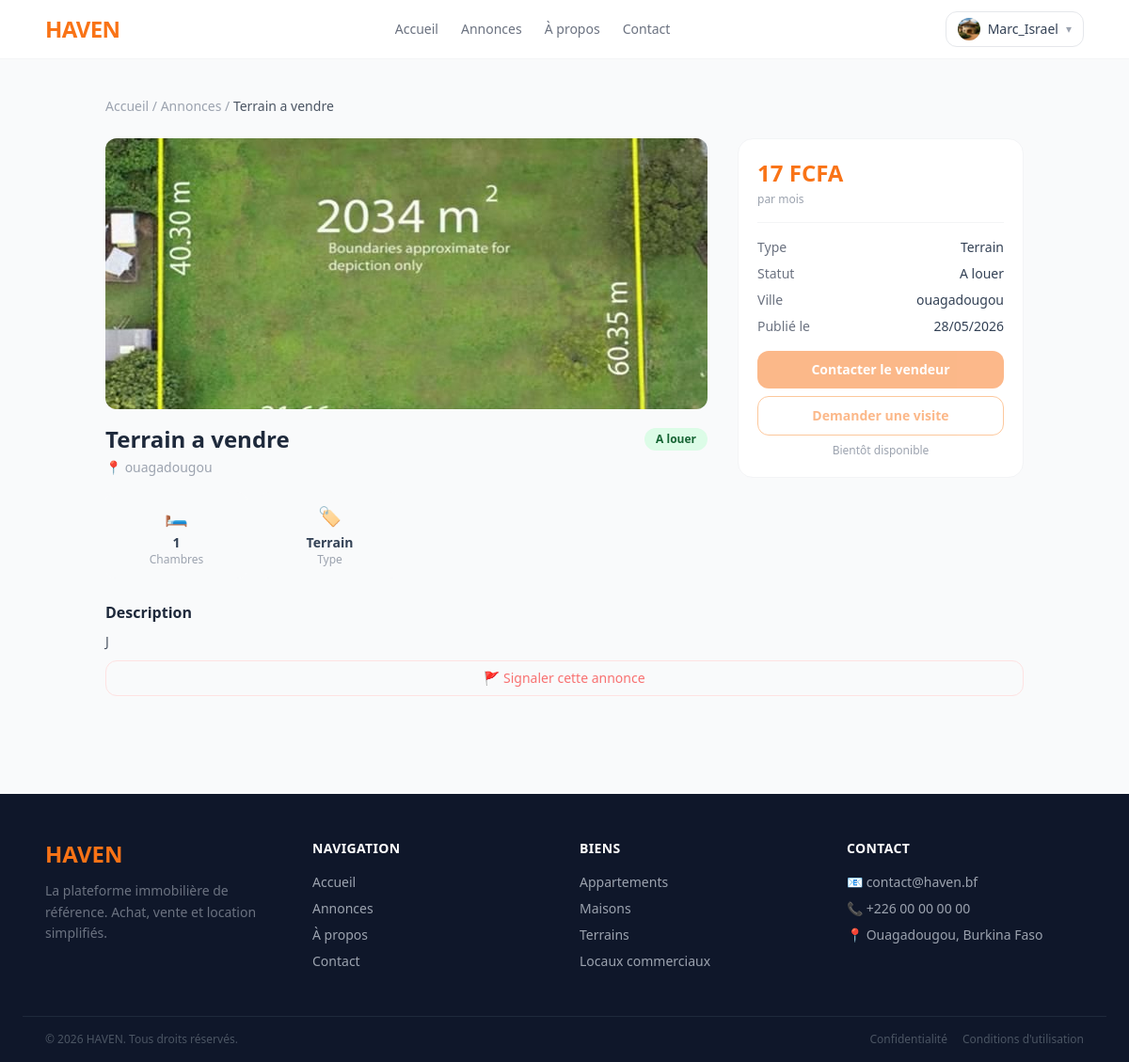
Before: /detail/23/ (signed in) with the older database file.
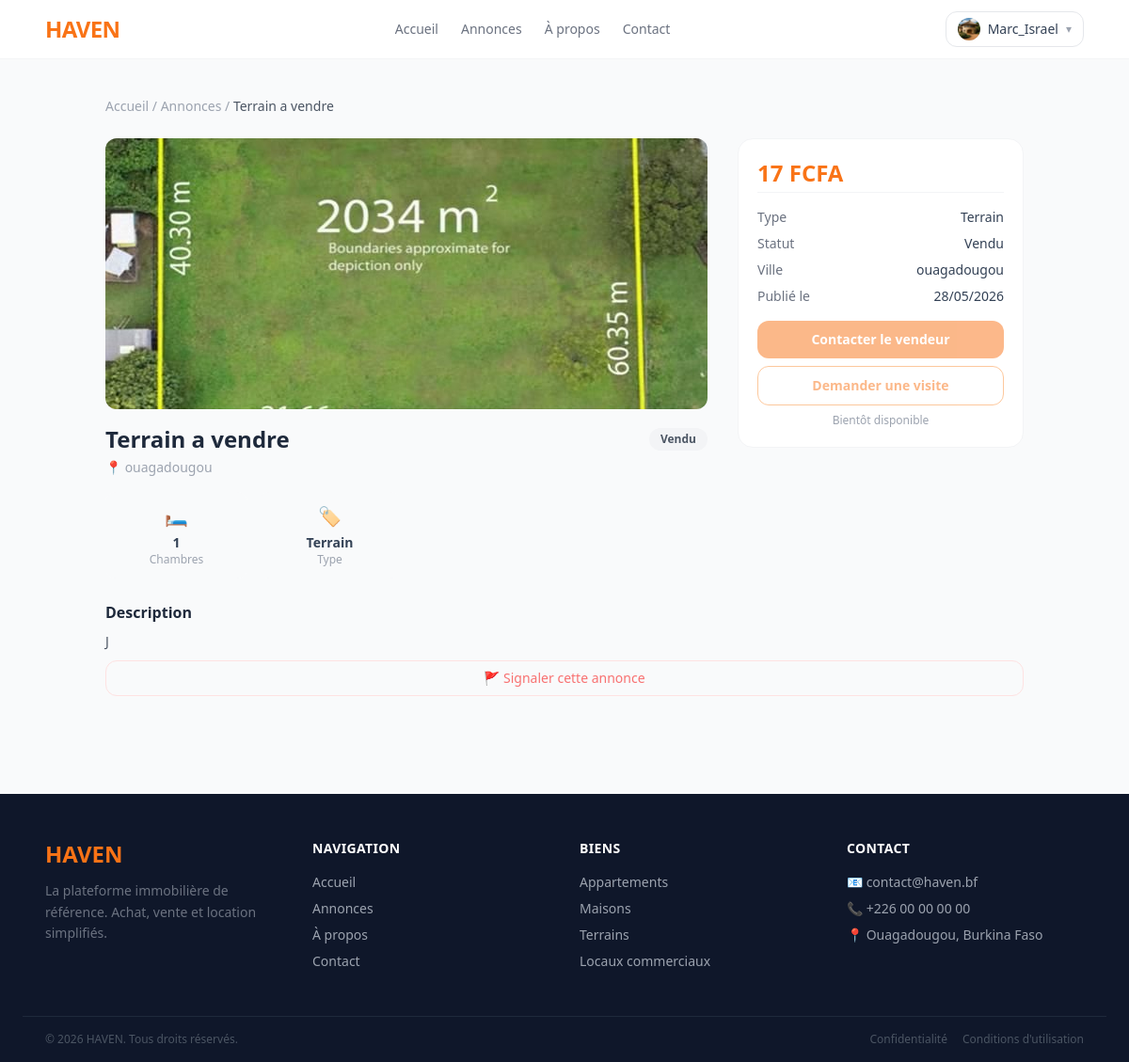
After: the same page with the newer database file.
### apps/listings/models.py (models this page shows, shortened)
class Listing(models.Model):
    STATUS = [
        ('En vente', 'En vente'),
        ('A louer', 'A louer'),
        ('Vendu', 'Vendu'),
        ('Loué', 'Loué'),
    ]
    TYPES = [
        ('Appartement', 'Appartement'),
        ('Maison', 'Maison'),
        ('Local commercial', 'Local commercial'),
        ('Terrain', 'Terrain'),
    ]
    user = models.ForeignKey(settings.AUTH_USER_MODEL,
                            on_delete=models.CASCADE)
    title = models.CharField(max_length=255)
    description = models.TextField()
    property_type = models.CharField(max_length=20, choices=TYPES)
    status = models.CharField(max_length=20, choices=STATUS)
    price = models.DecimalField(max_digits=14,decimal_places=2)
    bathrooms = models.IntegerField()
    bedrooms = models.IntegerField()
    is_available = models.BooleanField(default=True)
    city = models.CharField(max_length=255)
    longitude = models.DecimalField(max_digits=9, decimal_places=6)
    latitude = models.DecimalField(max_digits=9, decimal_places=6)
    created_at = models.DateTimeField(auto_now_add=True)
    area = models.DecimalField(max_digits=8, decimal_places=2, null=True, blank=True)
    is_approved = models.BooleanField(default=False)
    class Meta:
        ordering = ['-created_at']

### apps/listings/views.py (the view)
# urls.py: path('detail/<int:id>/',views.detail,name='listing_detail'),
def detail(request,id):
    listing = get_object_or_404(Listing,id=id)
    images = listing.images.all()
    similars = Listing.objects.filter(
        property_type=listing.property_type,
        city=listing.city
    ).exclude(id=listing.id)[:4]
    context = {
        'listing': listing,
        'images': images,
        'similars': similars,
        'report_reasons': Report.REASONS,
    }
    return render(request, 'listings/details.html', context=context)

### templates/listings/details.html (shortened to what the changed rows need)
{% extends 'base.html' %}
{% block content %}
<div class="max-w-5xl mx-auto px-6 py-10">
    <p class="text-sm text-gray-400 mb-6">
        <a href="{% url 'home' %}" class="hover:text-orange-500">Accueil</a> /
        <a href="{% url 'search' %}" class="hover:text-orange-500">Annonces</a> /
        <span class="text-gray-600">{{ listing.title }}</span>
    </p>
    <div class="grid grid-cols-1 lg:grid-cols-3 gap-8">
        <div class="lg:col-span-2">
            <div class="flex items-start justify-between mb-4">
                <div>
                    <h1 class="text-2xl font-bold text-slate-800 mb-1">{{ listing.title }}</h1>
                    <p class="text-sm text-gray-400">📍 {{ listing.city }}</p>
                </div>
                <span class="text-xs font-semibold px-3 py-1 rounded-full mt-1
                    {% if listing.status == 'A louer' %}bg-green-100 text-green-800
                    {% elif listing.status == 'En vente' %}bg-blue-100 text-blue-800
                    {% else %}bg-gray-100 text-gray-600{% endif %}">
                    {{ listing.status }}
                </span>
            </div>
            <div class="grid grid-cols-2 sm:grid-cols-4 gap-3 mb-6">
                {% if listing.bedrooms %}
                <div class="bg-gray-50 rounded-xl p-3 text-center">
                    <p class="text-xl mb-1">🛏</p>
                    <p class="text-sm font-semibold text-slate-700">{{ listing.bedrooms }}</p>
                    <p class="text-xs text-gray-400">Chambres</p>
                </div>
                {% endif %}
                <div class="bg-gray-50 rounded-xl p-3 text-center">
                    <p class="text-xl mb-1">🏷</p>
                    <p class="text-sm font-semibold text-slate-700">{{ listing.property_type }}</p>
                    <p class="text-xs text-gray-400">Type</p>
                </div>
            </div>
            <div>
                <h2 class="text-base font-semibold text-slate-800 mb-2">Description</h2>
                <p class="text-sm text-gray-600 leading-relaxed">{{ listing.description }}</p>
            </div>
        </div>
        <div class="lg:col-span-1">
            <div class="bg-white border border-gray-100 rounded-2xl p-5 sticky top-20">
                <p class="text-2xl font-bold text-orange-500 mb-1">
                    {{ listing.price|floatformat:0 }} FCFA
                </p>
                {% if listing.status == 'A louer' %}
                <p class="text-xs text-gray-400 mb-4">par mois</p>
                {% endif %}
                <div class="border-t border-gray-100 pt-4 mb-4 text-sm text-gray-500 space-y-2">
                    <div class="flex justify-between">
                        <span>Type</span>
                        <span class="font-medium text-slate-700">{{ listing.property_type }}</span>
                    </div>
                    <div class="flex justify-between">
                        <span>Statut</span>
                        <span class="font-medium text-slate-700">{{ listing.status }}</span>
                    </div>
                    <div class="flex justify-between">
                        <span>Ville</span>
                        <span class="font-medium text-slate-700">{{ listing.city }}</span>
                    </div>
                    <div class="flex justify-between">
                        <span>Publié le</span>
                        <span class="font-medium text-slate-700">{{ listing.created_at|date:"d/m/Y" }}</span>
                    </div>
                </div>
                <button disabled class="w-full bg-orange-500 text-white font-semibold py-2.5 rounded-xl text-sm opacity-50 cursor-not-allowed mb-2">
                    Contacter le vendeur
                </button>
                <button class="w-full border border-orange-400 text-orange-500 font-semibold py-2.5 rounded-xl text-sm opacity-50">
                    <a href="{% url 'request_visit' listing.pk %}">Demander une visite</a>
                </button>
                <p class="text-center text-xs text-gray-400 mt-2">Bientôt disponible</p>
            </div>
        </div>
    </div>
</div>
{% endblock %}

Changed rows visible on the page:
changed Listing "Terrain a vendre": status "A louer" → "Vendu"
Other visible differences:
text no longer shown: "par mois"
